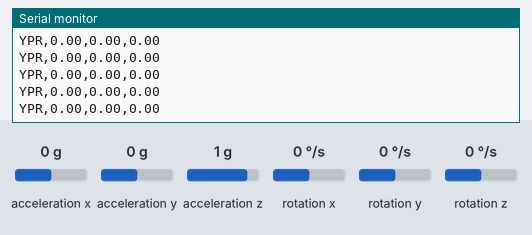
The sketch below on a simulated Arduino Nano, built with avr-gcc and run on an emulated ATmega328P. On the bench: the last lines printed to the serial monitor. The test bench sets the inputs (shaded band); at power-on: acceleration x 0 g, acceleration y 0 g, acceleration z 1 g, rotation x 0 °/s, rotation y 0 °/s, rotation z 0 °/s.

Above: at 2.9 s.
3.0 s: acceleration x set to -1.4 g
At 3.8 s:
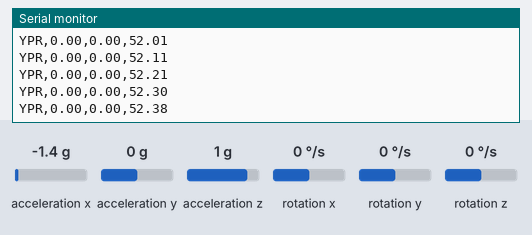
4.5 s: acceleration y set to -1.4 g
At 5.6 s:
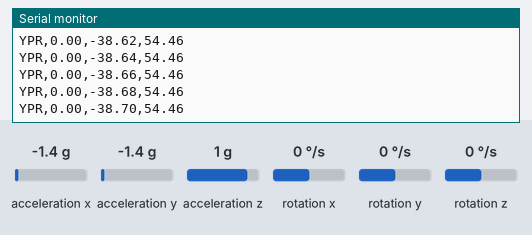
6.0 s: acceleration z set to -1.4 g
At 6.8 s:
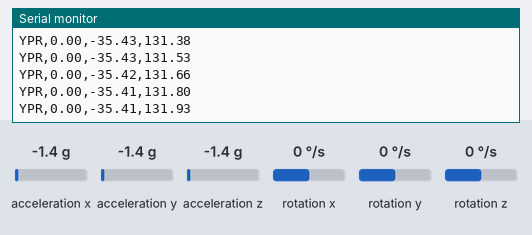
7.5 s: rotation x set to 192 °/s
At 8.1 s:
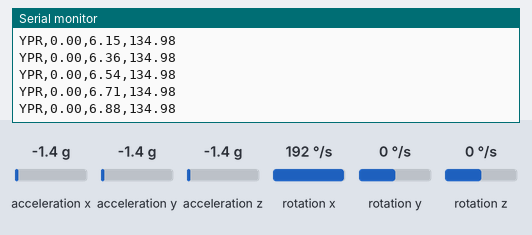
10.5 s: acceleration x set to -0.8 g
At 11.6 s:
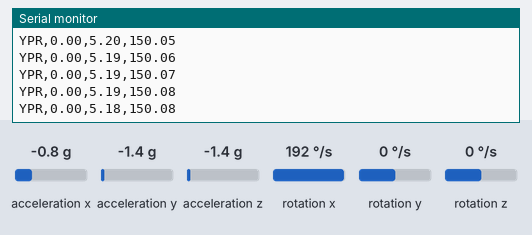
Timing chart, 0 to 13.5 s (numbered marks = the images above; inputs shaded):
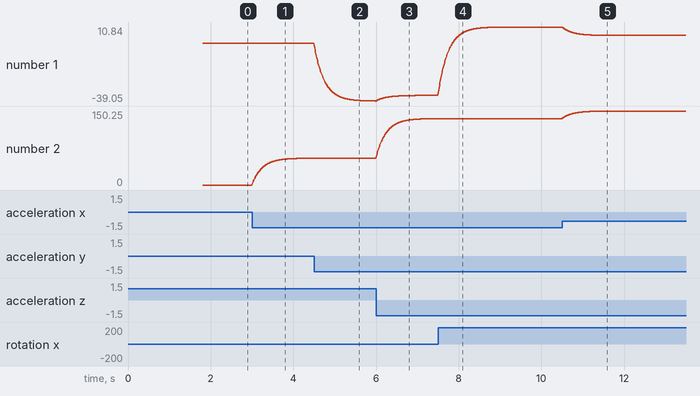

The sketch:

bat_tracker.ino
```cpp
/*
  Bat Tracker (MPU6050 + Arduino Nano)
  -----------------------------------
  Purpose:
    Sends smoothed bat orientation (yaw, pitch, roll) to Unity
    for VR cricket simulation.
*/

#include <Wire.h>
#include "MPU6050.h"
#include "SampleTiming.h"
#include "GyroCalibration.h"

MPU6050 mpu;
GyroBiasCalibrator gyroCalibrator;

uint32_t lastSampleMicros = 0;
float yaw = 0, pitch = 0, roll = 0;
float gyroBiasXRaw = 0, gyroBiasYRaw = 0, gyroBiasZRaw = 0;

// Complementary filter constant
const float alpha = 0.96f;

void setup() {
  Serial.begin(115200);
  Wire.begin();

  mpu.initialize();

  if (!mpu.testConnection()) {
    Serial.println("MPU6050 connection failed!");
    while (1) {
    }
  }

  Serial.println("Keep the bat still: calibrating gyroscope...");
  for (uint16_t sample = 0; sample < GyroBiasCalibrator::REQUIRED_SAMPLES; ++sample) {
    int16_t ax, ay, az, gx, gy, gz;
    mpu.getMotion6(&ax, &ay, &az, &gx, &gy, &gz);
    gyroCalibrator.addSample(gx, gy, gz);
    delay(5);
  }

  gyroBiasXRaw = gyroCalibrator.biasXRaw();
  gyroBiasYRaw = gyroCalibrator.biasYRaw();
  gyroBiasZRaw = gyroCalibrator.biasZRaw();
  Serial.println("Gyroscope calibration complete");

  Serial.println("MPU6050 Ready");
  lastSampleMicros = micros();
}

void loop() {
  const uint32_t now = micros();
  if (sampleIntervalElapsed(now, lastSampleMicros)) {
    // Use the actual interval between sensor samples instead of assuming
    // every loop iteration completes at exactly 100 Hz.
    const float dt = sampleDeltaSeconds(now, lastSampleMicros);
    lastSampleMicros = now;

    int16_t ax, ay, az, gx, gy, gz;
    mpu.getMotion6(&ax, &ay, &az, &gx, &gy, &gz);

    const float accelX = ax / 16384.0f;
    const float accelY = ay / 16384.0f;
    const float accelZ = az / 16384.0f;

    const float gyroX = (static_cast<float>(gx) - gyroBiasXRaw) / 131.0f;
    const float gyroY = (static_cast<float>(gy) - gyroBiasYRaw) / 131.0f;
    const float gyroZ = (static_cast<float>(gz) - gyroBiasZRaw) / 131.0f;

    const float accelPitch = atan2(accelY, sqrt(accelX * accelX + accelZ * accelZ)) * 180.0f / PI;
    const float accelRoll = atan2(-accelX, accelZ) * 180.0f / PI;

    pitch += gyroX * dt;
    roll += gyroY * dt;
    yaw += gyroZ * dt;

    pitch = alpha * pitch + (1.0f - alpha) * accelPitch;
    roll = alpha * roll + (1.0f - alpha) * accelRoll;

    Serial.print("YPR,");
    Serial.print(yaw, 2);
    Serial.print(",");
    Serial.print(pitch, 2);
    Serial.print(",");
    Serial.println(roll, 2);
  }
}
```

GyroCalibration.h
```cpp
#ifndef VR_CRICKET_GYRO_CALIBRATION_H
#define VR_CRICKET_GYRO_CALIBRATION_H

#include <stdint.h>

// A stationary startup window estimates the sensor's zero-rate offset before
// gyro values are integrated. Raw MPU6050 counts are retained to avoid
// introducing a second rounding step during calibration.
class GyroBiasCalibrator {
public:
    enum { REQUIRED_SAMPLES = 200 };

    GyroBiasCalibrator()
        : sampleCount_(0), sumX_(0), sumY_(0), sumZ_(0) {}

    bool addSample(int16_t gyroX, int16_t gyroY, int16_t gyroZ) {
        if (ready()) {
            return true;
        }
        sumX_ += gyroX;
        sumY_ += gyroY;
        sumZ_ += gyroZ;
        ++sampleCount_;
        return ready();
    }

    bool ready() const {
        return sampleCount_ >= REQUIRED_SAMPLES;
    }

    uint16_t sampleCount() const {
        return sampleCount_;
    }

    float biasXRaw() const {
        return sampleCount_ == 0 ? 0.0f : static_cast<float>(sumX_) / sampleCount_;
    }

    float biasYRaw() const {
        return sampleCount_ == 0 ? 0.0f : static_cast<float>(sumY_) / sampleCount_;
    }

    float biasZRaw() const {
        return sampleCount_ == 0 ? 0.0f : static_cast<float>(sumZ_) / sampleCount_;
    }

    void reset() {
        sampleCount_ = 0;
        sumX_ = 0;
        sumY_ = 0;
        sumZ_ = 0;
    }

private:
    uint16_t sampleCount_;
    int32_t sumX_;
    int32_t sumY_;
    int32_t sumZ_;
};

#endif
```

SampleTiming.h
```cpp
#ifndef VR_CRICKET_SAMPLE_TIMING_H
#define VR_CRICKET_SAMPLE_TIMING_H

#include <stdint.h>

enum { SAMPLE_INTERVAL_MICROS = 10000U };

inline uint32_t elapsedSampleMicros(uint32_t now, uint32_t previous) {
    return static_cast<uint32_t>(now - previous);
}

inline bool sampleIntervalElapsed(uint32_t now, uint32_t previous) {
    return elapsedSampleMicros(now, previous) >= SAMPLE_INTERVAL_MICROS;
}

inline float sampleDeltaSeconds(uint32_t now, uint32_t previous) {
    return static_cast<float>(elapsedSampleMicros(now, previous)) / 1000000.0f;
}

#endif
```

Measured:
- after the input at 3.0 s, the serial monitor: prints a new line at once (image 1)
- plotted number 2: 0 → 54.34 after the input at 3.0 s
